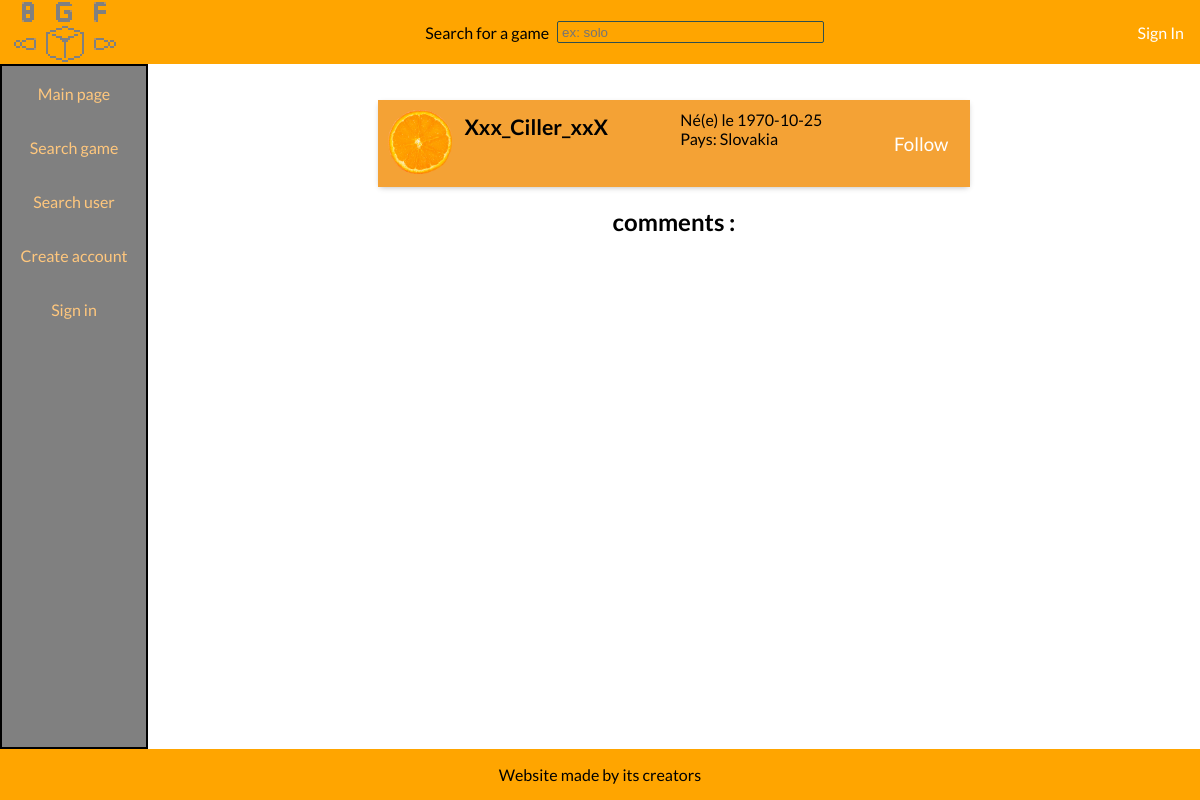
Screenshot of /pages/user.php?username=Xxx_Ciller_xxX with the database file from the repository.
### tables this page shows
CREATE TABLE `user` (
  `id` int(11) NOT NULL,
  `pseudonym` varchar(255) NOT NULL,
  `email` varchar(255) NOT NULL,
  `password` varchar(255) NOT NULL,
  `profile_picture` int(1) DEFAULT NULL,
  `country` int(11) DEFAULT NULL,
  `birthdate` date DEFAULT NULL,
  `date_account_creation` datetime NOT NULL DEFAULT current_timestamp()
);

CREATE TABLE `country` (
  `id` int(11) NOT NULL,
  `country_name` varchar(255) NOT NULL
);

### lib/player.php (the view, shortened to what this page needs)
<?php
class Player {
  public $id = 0;
  public $username = null;
  public $birth_date = 0;
  public $country = null;
  public $has_profile_picture = null;
  public $followed = false;
  public function __construct(
    $id = 0,
    $username = null,
    $birth_date = 0,
    $country = null,
    $hashed_password = "",
    $has_profile_picture = false,
    $followed = false
  ) {
    $this->id = $id;
    $this->birth_date = $birth_date;
    $this->username = $username;
    $this->country = $country;
    $this->has_profile_picture = $has_profile_picture;
    $this->followed = $followed;
  }
  public function draw_card() {
    ?>
    <article class="player-profile">
      <div class="picture-and-nickname">
        <?php if ($this->has_profile_picture) { ?>
          <a href="/images/user/<?php echo $this->id; ?>.png">
            <img src="/images/user/<?php echo $this->id; ?>.png" alt="PP" />
          </a>
        <?php } else { ?>
          <a href="/images/user-default.png">
            <img src="/images/user-default.png" alt="PP" />
          </a>
        <?php } ?>
        <a href="/user.php?id=<?php echo $this->id; ?>" class="nickname"><?php echo $this->username; ?></a>
      </div>
      <div class="profile-info">
        <span>
          Né(e) le <?php echo $this->birth_date; ?>
        </span>
        <span>
          Pays: <?php echo $this->country; ?>
        </span>
      </div>
      <label class="follow">
        <button type="button" onclick="follow(<?php echo $this->id; ?>, this);" <?php
          if ($this->followed) {
            ?>
            class="followed">Unfollow
            <?php
          } else {
            ?>
            >Follow
            <?php
          }
          ?>
          </button>
      </label>
    </article>
    <?php
  }
}
function find_player_by($trait, $value) {
  global $bdd;
  global $current_user;
  $req = $bdd->prepare("SELECT pseudonym, id, birthdate, country, password, profile_picture FROM user WHERE $trait = ?;");
  if ($req->execute([$value]) && ($res = $req->fetch())) {
    $country_req = $bdd->prepare("SELECT country_name FROM country WHERE id = ?");
    $followed_req = $bdd->prepare("SELECT * FROM follows WHERE id_user = ? AND id_friend = ?;");
    if ($country_req->execute([$res["country"]])) {
      $country_res = $country_req->fetch()["country_name"];
    } else {
      $country_res = "Unknown";
    }
    if ($current_user != NULL && $followed_req->execute([$current_user->id, $res["id"]])) {
      $followed = !!$followed_req->fetch();
    } else {
      $followed = false;
    }
    return new Player($res["id"], $res["pseudonym"], $res["birthdate"], $country_res, $res["password"], !!$res["profile_picture"], $followed);
  } else {
    return false;
  }
}
function find_player_by_name($name) {
  return find_player_by("pseudonym", $name);
}
?>

### pages/css/style.css (style rules this page uses)
body { margin: 0; font-family: "Lato", sans-serif; font-weight: 400; display: flex; flex-direction: column; min-height: 100vh; }
a { text-decoration: none; }
.player-profile { display: flex; justify-content: space-between; --profile-card-margin: 10px; }
.player-profile, .card { margin-top: 20px; background-color :#f4a235; box-shadow: 0px 2px 6px -2px rgba(0, 0, 0, 0.3), 0px 4px 11px -4px rgba(0, 0, 0, 0); overflow: hidden; transition: 0.2s box-shadow; }
.player-profile img, .card img { width: 64px; height: 64px; }
.player-profile .picture-and-nickname { margin: var(--profile-card-margin); display: flex; flex-direction: row; }
.player-profile .picture-and-nickname .nickname { padding-left: 5px; color: black; font-size: 16pt; padding: 0.2em 0.6em; font-weight: bold; }
.player-profile .profile-info { margin: var(--profile-card-margin); display: flex; flex-direction: column; }
.player-profile .follow { display: flex; flex-direction: row; justify-content: center; align-items: center; background-color: inherit; padding-left: 1em; padding-right: 1em; transition: 0.2s background-color; color: white; cursor: pointer; }
.player-profile .follow > button { background: transparent; color: white; border: none; font-size: 14pt; font-family: inherit; cursor: pointer; }

### rows the page displays
user: pseudonym "Xxx_Ciller_xxX", birthdate "1970-10-25"
country: country_name "Slovakia"
